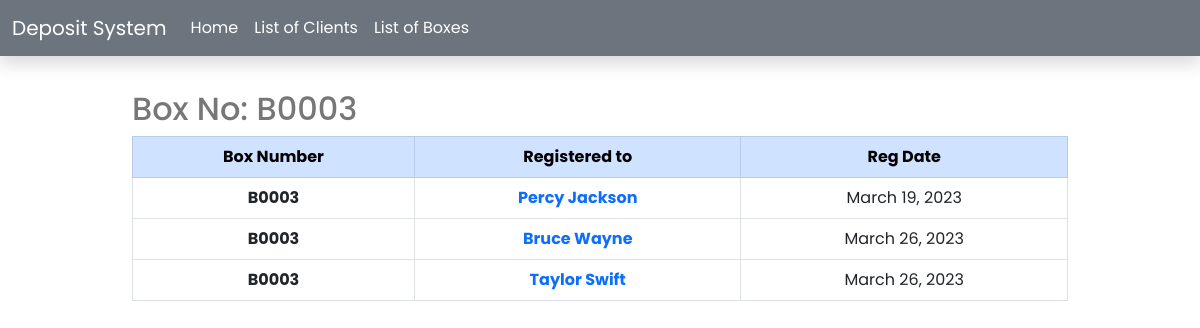
Page /boxes/161bc061-19d6-4326-b5f5-5a32fc847397/box-history/ on the earlier database version.
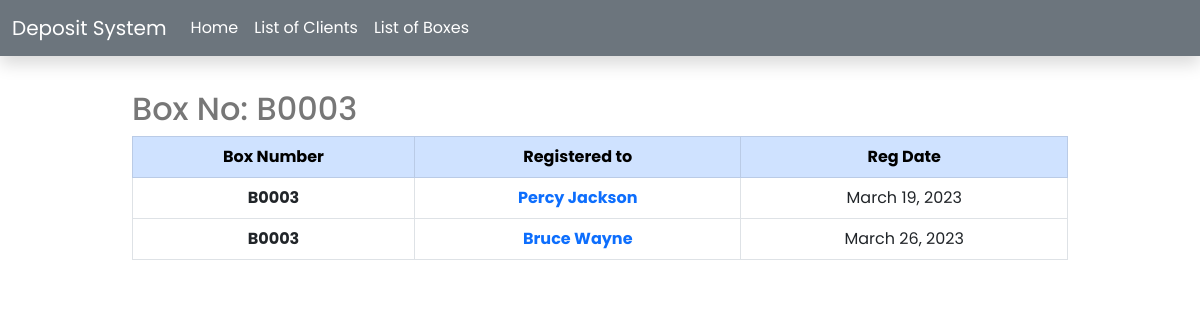
Same page on the later database version.
### main/models.py (models this page shows, shortened)
class Transaction(models.Model):
    id = models.UUIDField(primary_key=True, default=uuid.uuid4, editable=False)
    client = models.ForeignKey(Client, on_delete=models.CASCADE)
    box = models.ForeignKey(Box, on_delete=models.CASCADE)
    registration_date = models.DateField()
    rental_duration = models.IntegerField()
    billing_amount = models.FloatField()
    islast = models.BooleanField()

class Box(models.Model):
    id = models.UUIDField(primary_key=True, default=uuid.uuid4, editable=False)
    box_number = models.CharField(max_length=255)
    size = models.CharField(max_length=20)
    available = models.BooleanField()

class Client(models.Model):
    id = models.UUIDField(primary_key=True, default=uuid.uuid4, editable=False)
    pic_url = models.TextField()
    client_id = models.CharField(max_length=255)
    name = models.CharField(max_length=255)
    address = models.TextField()
    email = models.EmailField()
    phone = models.CharField(max_length=20)
    hair_color = models.CharField(max_length=255)
    eye_color = models.CharField(max_length=255)
    height = models.CharField(max_length=255)
    weight = models.CharField(max_length=255)
    firm_name = models.CharField(max_length=255)
    firm_location = models.CharField(max_length=255)
    birthdate = models.DateField()

### main/views.py (the view)
# urls.py: path('boxes/<str:pk>/box-history/', views.box_history, name='box-history')
def box_history(request, pk):
    box = Box.objects.get(pk=pk)
    transactions = Transaction.objects.filter(box = box)
    return render(request, 'boxes/box-history.html', {
        'box': box,
        'transactions': transactions,
    })

### templates/boxes/box-history.html
{% extends 'home.html' %}
{% block content %}
<h2> Box No: {{box.box_number}} </h2>
<table class='table table-bordered text-center align-middle'>
    <thead>
        <tr class="table-primary">
            <th scope='col'>Box Number</th>
            <th scope='col'>Registered to</th>
            <th scope='col'>Reg Date</th>
        </tr>
    </thead>
    <tbody>
        {% for t in transactions %}
        <tr>
            <th scope='col'> {{t.box.box_number}} </th>
            <td scope='col'><a href="{% url 'client-profile' t.client.id %}"> <b> {{t.client.name}} </b></a></td>
            <td scope='col'> {{t.registration_date}} </td>
        </tr>
        {% endfor %}
    </tbody>
</table>
{% endblock %}

Differences in the rows shown:
removed Transaction: box.box_number "B0003", client.name "Taylor Swift", registration_date "March 26, 2023"
